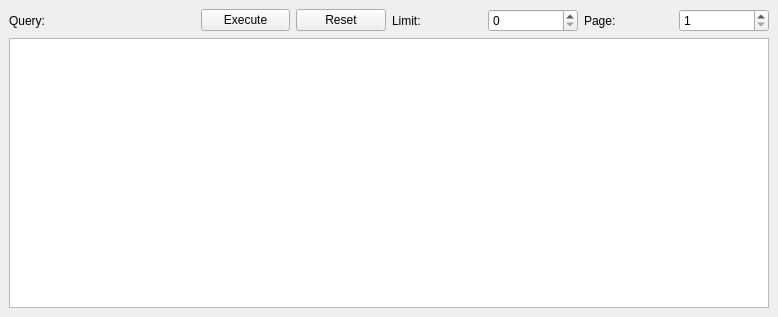
<?xml version="1.0" encoding="UTF-8"?>
<ui version="4.0">
 <class>ItemsTableDockWidget</class>
 <widget class="QDockWidget" name="ItemsTableDockWidget">
  <property name="geometry">
   <rect>
    <x>0</x>
    <y>0</y>
    <width>778</width>
    <height>317</height>
   </rect>
  </property>
  <property name="windowTitle">
   <string>Items Table</string>
  </property>
  <widget class="QWidget" name="dockWidgetContents">
   <layout class="QVBoxLayout" name="verticalLayout">
    <item>
     <layout class="QHBoxLayout" name="horizontalLayout">
      <item>
       <widget class="QLabel" name="label">
        <property name="text">
         <string>Query:</string>
        </property>
       </widget>
      </item>
      <item>
       <widget class="QWidget" name="widget_lineEdit_query" native="true"/>
      </item>
      <item>
       <widget class="QPushButton" name="pushButton_query_exec">
        <property name="text">
         <string>Execute</string>
        </property>
       </widget>
      </item>
      <item>
       <widget class="QPushButton" name="pushButton_query_reset">
        <property name="text">
         <string>Reset</string>
        </property>
       </widget>
      </item>
      <item>
       <widget class="QLabel" name="label_2">
        <property name="text">
         <string>Limit:</string>
        </property>
       </widget>
      </item>
      <item>
       <widget class="QSpinBox" name="spinBox_limit">
        <property name="toolTip">
         <string>Maximum number of rows per page to display (0 - no limit).</string>
        </property>
        <property name="maximum">
         <number>1000000</number>
        </property>
        <property name="singleStep">
         <number>20</number>
        </property>
       </widget>
      </item>
      <item>
       <widget class="QLabel" name="label_3">
        <property name="text">
         <string>Page:</string>
        </property>
       </widget>
      </item>
      <item>
       <widget class="QSpinBox" name="spinBox_page">
        <property name="minimum">
         <number>1</number>
        </property>
        <property name="maximum">
         <number>1000000</number>
        </property>
       </widget>
      </item>
     </layout>
    </item>
    <item>
     <widget class="QTableView" name="tableView_items"/>
    </item>
   </layout>
  </widget>
 </widget>
 <resources/>
 <connections/>
</ui>
